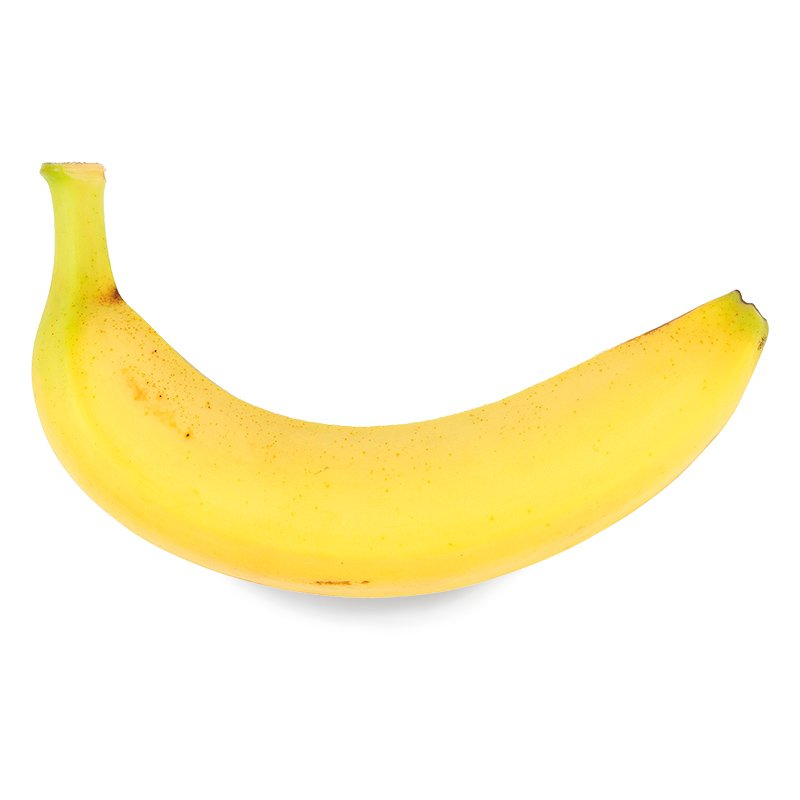
#> input picture banan.jpg, 800 x 800 px
$ python Leksion3.py
#> lines starting #> are read from the running program, lines starting #| are printed output that depends on the picture
import cv2 as cv
import numpy as np

# Image path
image_path = "banan.jpg"

# Read the image
image = cv.imread(image_path)
#> image is the input picture: shape (800, 800, 3); mean B, G, R 219, 247.5, 253.8

# Read the image in greyscale
grey_img = cv.imread(image_path, cv.IMREAD_GRAYSCALE)
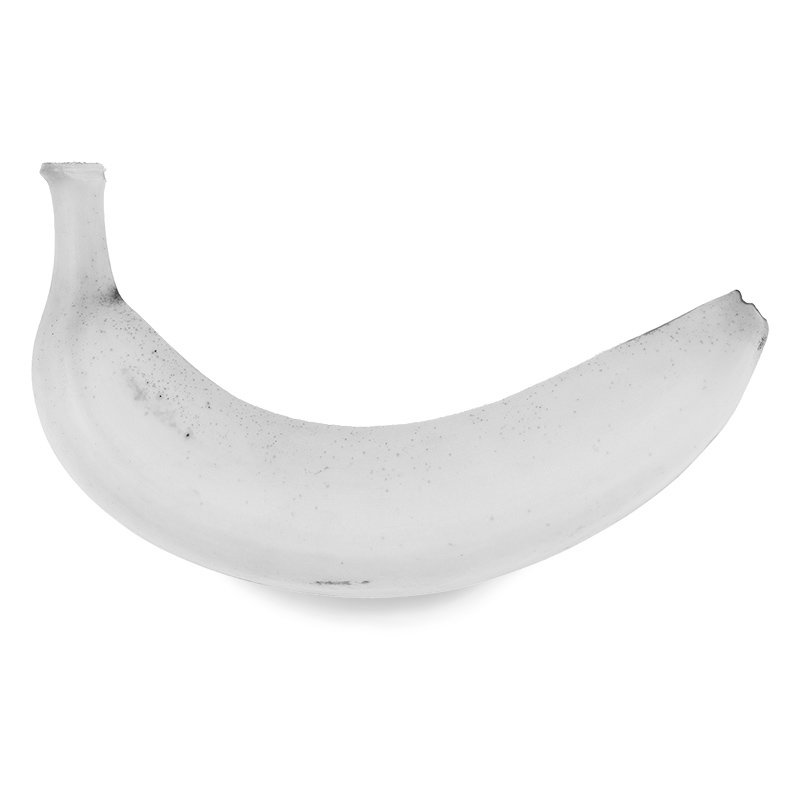
#> grey_img: shape (800, 800); min 24, max 255, mean 246.2

def add_salt_pepper_noise(image, salt_ratio=0.2, pepper_ratio=0.2):
    row, col = image.shape
    salt = np.random.rand(row, col) < salt_ratio
    pepper = np.random.rand(row, col) < pepper_ratio
    noisy_image = np.copy(image)
    noisy_image[salt] = 255
    noisy_image[pepper] = 0
    return noisy_image

def add_gaussian_noise(image, sigma):
#> called with sigma = 20
    row, col = image.shape
#> row = 800; col = 800
    mean = 0
    gauss = np.random.normal(mean, sigma, (row, col))
    noisy_image = np.clip(image + gauss, 0, 255)
    return noisy_image.astype(np.uint8)

# def add_gaussian_noise(image):
#     noisy_image = cv.GaussianBlur(image, (5,5),64)
#     return noisy_image

def apply_median_filter(image):
    filtered_image = cv.medianBlur(image, 3) # Applying median filter with 3x3 kernel
    return filtered_image

def apply_mean_value_filter(image):
    filtered_image = cv.blur(image, (3,3)) # Applying median filter with 3x3 kernel
    return filtered_image

# Add salt and pepper noise to the grayscale image
# noisy_image = add_salt_pepper_noise(grey_img, sigma=25)
sigma = 20
noisy_image = add_gaussian_noise(grey_img, sigma)

# Apply median filter
mean_filter_image = apply_mean_value_filter(noisy_image)
median_filter_image = apply_median_filter(noisy_image)

# Display the images
cv.imshow("Noisy Image", noisy_image)
cv.waitKey(0)
cv.imshow("Filtered Image", mean_filter_image)
cv.waitKey(0)
cv.imshow("Median Filtered Image", median_filter_image)
cv.waitKey(0)

cv.destroyAllWindows()
